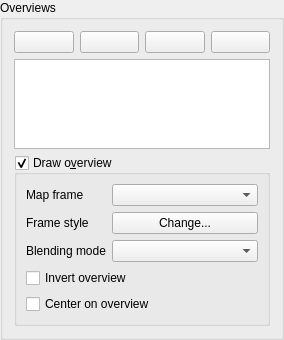
        <widget class="QgsCollapsibleGroupBoxBasic" name="mOverviewsGroupBox">
         <property name="focusPolicy">
          <enum>Qt::StrongFocus</enum>
         </property>
         <property name="title">
          <string>Overviews</string>
         </property>
         <property name="syncGroup" stdset="0">
          <string notr="true">composeritem</string>
         </property>
         <property name="collapsed" stdset="0">
          <bool>true</bool>
         </property>
         <layout class="QVBoxLayout" name="verticalLayout">
          <item>
           <layout class="QHBoxLayout" name="horizontalLayout_9">
            <item>
             <widget class="QPushButton" name="mAddOverviewPushButton">
              <property name="toolTip">
               <string>Add a new overview</string>
              </property>
              <property name="text">
               <string/>
              </property>
              <property name="icon">
               <iconset resource="../../images/images.qrc">
                <normaloff>:/images/themes/default/mActionSignPlus.png</normaloff>:/images/themes/default/mActionSignPlus.png</iconset>
              </property>
             </widget>
            </item>
            <item>
             <widget class="QPushButton" name="mRemoveOverviewPushButton">
              <property name="toolTip">
               <string>Remove selected overview</string>
              </property>
              <property name="text">
               <string/>
              </property>
              <property name="icon">
               <iconset resource="../../images/images.qrc">
                <normaloff>:/images/themes/default/symbologyRemove.png</normaloff>:/images/themes/default/symbologyRemove.png</iconset>
              </property>
             </widget>
            </item>
            <item>
             <widget class="QPushButton" name="mOverviewUpButton">
              <property name="toolTip">
               <string>Move selected overview up</string>
              </property>
              <property name="text">
               <string/>
              </property>
              <property name="icon">
               <iconset resource="../../images/images.qrc">
                <normaloff>:/images/themes/default/mActionArrowUp.png</normaloff>:/images/themes/default/mActionArrowUp.png</iconset>
              </property>
             </widget>
            </item>
            <item>
             <widget class="QPushButton" name="mOverviewDownButton">
              <property name="toolTip">
               <string>Move selected overview down</string>
              </property>
              <property name="text">
               <string/>
              </property>
              <property name="icon">
               <iconset resource="../../images/images.qrc">
                <normaloff>:/images/themes/default/mActionArrowDown.png</normaloff>:/images/themes/default/mActionArrowDown.png</iconset>
              </property>
             </widget>
            </item>
           </layout>
          </item>
          <item>
           <widget class="QListWidget" name="mOverviewListWidget">
            <property name="sizePolicy">
             <sizepolicy hsizetype="Expanding" vsizetype="Expanding">
              <horstretch>0</horstretch>
              <verstretch>0</verstretch>
             </sizepolicy>
            </property>
            <property name="maximumSize">
             <size>
              <width>16777215</width>
              <height>90</height>
             </size>
            </property>
           </widget>
          </item>
          <item>
           <widget class="QgsCollapsibleGroupBoxBasic" name="mOverviewCheckBox">
            <property name="title">
             <string>Draw o&amp;verview</string>
            </property>
            <property name="checkable">
             <bool>true</bool>
            </property>
            <property name="checked">
             <bool>true</bool>
            </property>
            <property name="syncGroup" stdset="0">
             <string notr="true">composermapoverview</string>
            </property>
            <property name="collapsed" stdset="0">
             <bool>false</bool>
            </property>
            <layout class="QGridLayout" name="gridLayout_8" columnstretch="0,1">
             <item row="0" column="0">
              <widget class="QLabel" name="mOverviewFrameMapLabel">
               <property name="text">
                <string>Map frame</string>
               </property>
              </widget>
             </item>
             <item row="0" column="1">
              <widget class="QComboBox" name="mOverviewFrameMapComboBox"/>
             </item>
             <item row="1" column="0">
              <widget class="QLabel" name="mOverviewFrameStyleLabel">
               <property name="text">
                <string>Frame style</string>
               </property>
              </widget>
             </item>
             <item row="1" column="1">
              <widget class="QPushButton" name="mOverviewFrameStyleButton">
               <property name="text">
                <string>Change...</string>
               </property>
              </widget>
             </item>
             <item row="2" column="0">
              <widget class="QLabel" name="mOverviewBlendModeLabel">
               <property name="text">
                <string>Blending mode</string>
               </property>
              </widget>
             </item>
             <item row="2" column="1">
              <widget class="QgsBlendModeComboBox" name="mOverviewBlendModeComboBox"/>
             </item>
             <item row="3" column="0" colspan="2">
              <widget class="QCheckBox" name="mOverviewInvertCheckbox">
               <property name="text">
                <string>Invert overview</string>
               </property>
              </widget>
             </item>
             <item row="4" column="0" colspan="2">
              <widget class="QCheckBox" name="mOverviewCenterCheckbox">
               <property name="text">
                <string>Center on overview</string>
               </property>
              </widget>
             </item>
            </layout>
           </widget>
          </item>
         </layout>
        </widget>
